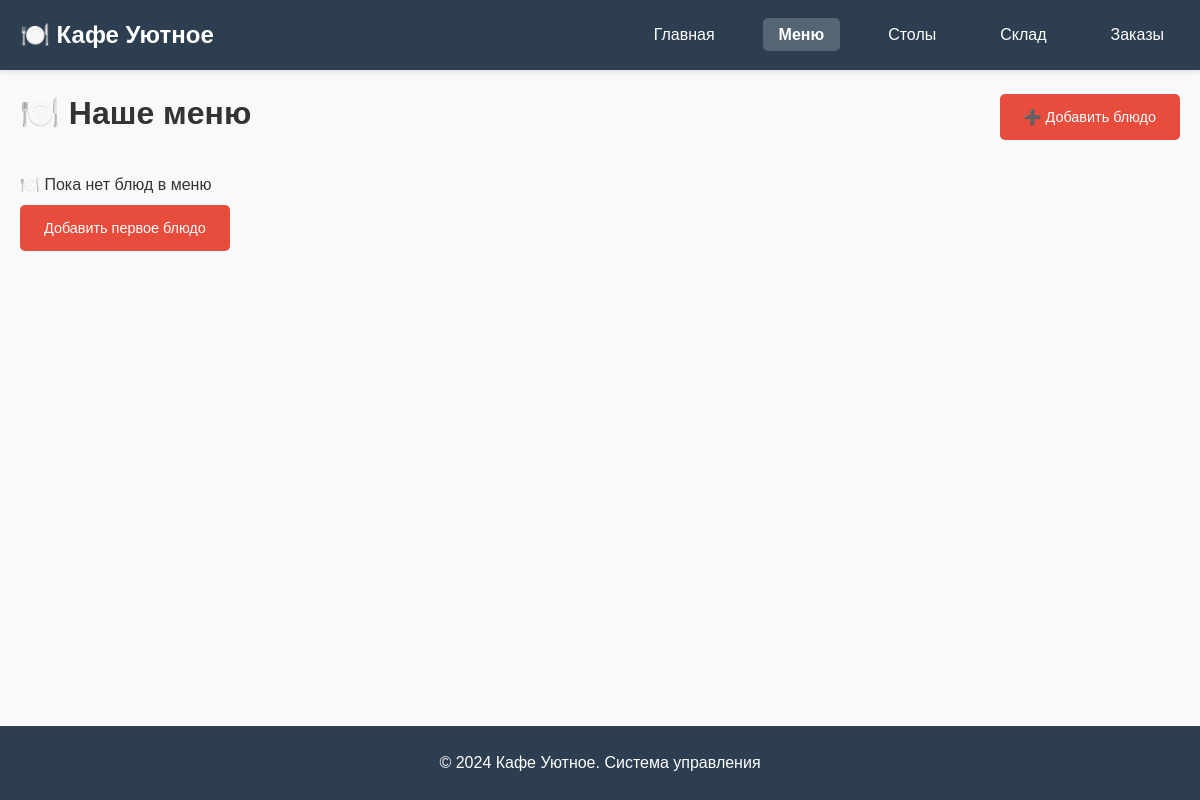
/menu/, run on an earlier commit of the app's database.
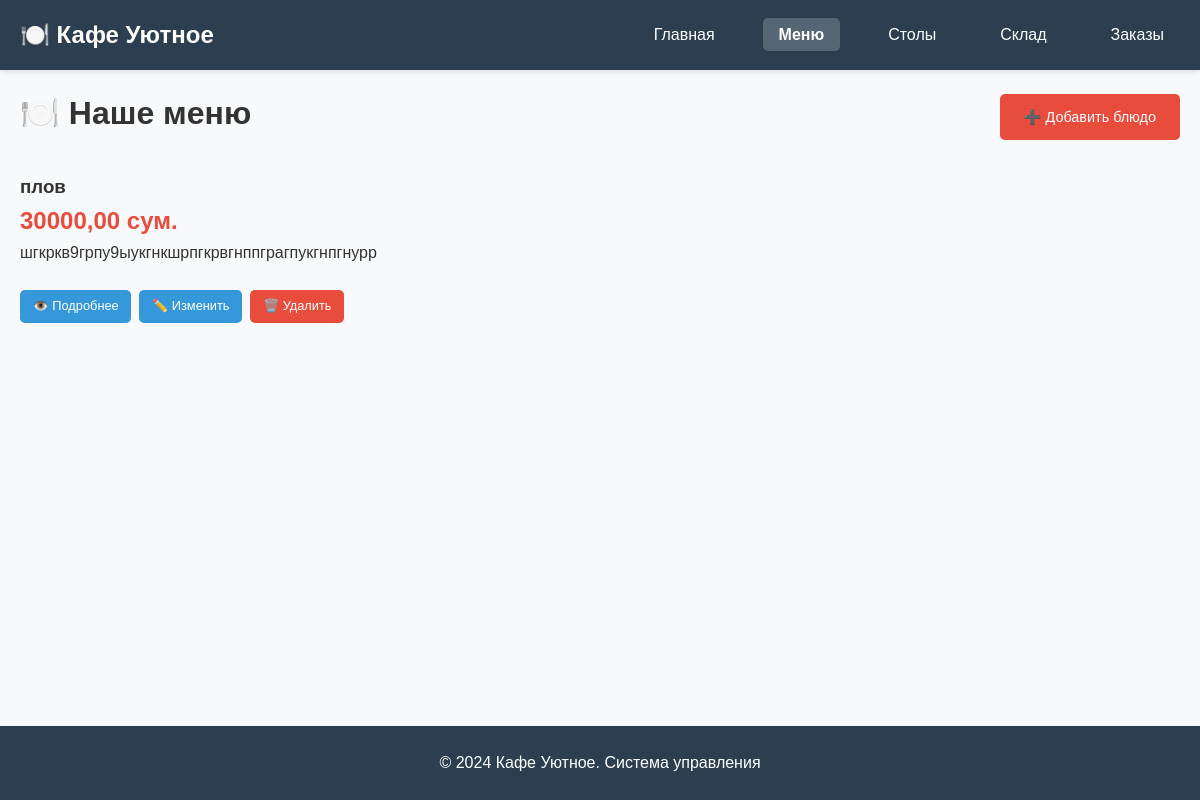
And on a later commit of the database.
### main/models.py (models this page shows, shortened)
class Dish(models.Model):
    name = models.CharField(max_length=100)
    description = models.TextField(blank=True, null=True)
    price = models.DecimalField(max_digits=10, decimal_places=2)

### main/views.py (the view)
# urls.py: path('menu/', dish_list, name='menu'),
def dish_list(request):
    dishes = Dish.objects.all()
    return render(request, 'dish_list.html', {'dishes': dishes})

### templates/dish_list.html (shortened to what this page needs)
{% extends "base.html" %}
{% block content %}
<div class="container">
    <div class="page-header">
        <h1>🍽️ Наше меню</h1>
        <a href="/menu/add/" class="btn primary">➕ Добавить блюдо</a>
    </div>
    <div class="dishes-grid">
        {% for dish in dishes %}
        <div class="dish-card">
            <h3>{{ dish.name }}</h3>
            <p class="price">{{ dish.price }} сум.</p>
            <p class="description">{{ dish.description|default:"Описание скоро появится..." }}</p>
            <div class="card-actions">
                <a href="/menu/{{ dish.id }}/" class="btn btn-sm">👁️ Подробнее</a>
                <a href="/menu/{{ dish.id }}/edit/" class="btn btn-sm">✏️ Изменить</a>
                <a href="/menu/{{ dish.id }}/delete/" class="btn btn-sm danger"
                    onclick="return confirm('Удалить блюдо {{ dish.name }}?')">🗑️ Удалить</a>
            </div>
        </div>
        {% empty %}
        <div class="empty-state">
            <p>🍽️ Пока нет блюд в меню</p>
            <a href="/menu/add/" class="btn primary">Добавить первое блюдо</a>
        </div>
        {% endfor %}
    </div>
</div>
{% endblock %}

What changed in the data, as far as the page shows it:
added Dish: name "плов", price "30000,00", description "шгкркв9грпу9ыукгнкшрпгкрвгнппграгпукгнпгнурр"
Also different on the page:
text no longer shown: "🍽️ Пока нет блюд в меню Добавить первое блюдо"
